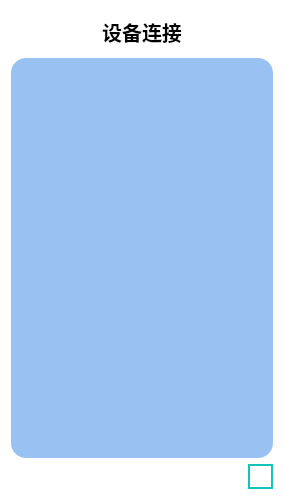
<?xml version="1.0" encoding="UTF-8"?>
<ui version="4.0">
 <class>EquipmentConnect</class>
 <widget class="QWidget" name="EquipmentConnect">
  <property name="geometry">
   <rect>
    <x>0</x>
    <y>0</y>
    <width>284</width>
    <height>500</height>
   </rect>
  </property>
  <property name="windowTitle">
   <string>Form</string>
  </property>
  <property name="styleSheet">
   <string notr="true">background-color: rgb(255, 255, 255);
border:2px;border-radius:15px;</string>
  </property>
  <layout class="QGridLayout" name="gridLayout">
   <item row="0" column="0">
    <widget class="QLabel" name="label">
     <property name="font">
      <font>
       <pointsize>15</pointsize>
       <weight>75</weight>
       <bold>true</bold>
      </font>
     </property>
     <property name="text">
      <string>设备连接</string>
     </property>
     <property name="alignment">
      <set>Qt::AlignCenter</set>
     </property>
    </widget>
   </item>
   <item row="1" column="0">
    <layout class="QVBoxLayout" name="verticalLayout_3">
     <item>
      <widget class="QWidget" name="widget_9" native="true">
       <property name="minimumSize">
        <size>
         <width>0</width>
         <height>400</height>
        </size>
       </property>
       <property name="styleSheet">
        <string notr="true">background-color: rgb(153, 193, 241);</string>
       </property>
       <widget class="QListWidget" name="equipmentListWidget">
        <property name="geometry">
         <rect>
          <x>0</x>
          <y>0</y>
          <width>261</width>
          <height>301</height>
         </rect>
        </property>
        <property name="minimumSize">
         <size>
          <width>0</width>
          <height>300</height>
         </size>
        </property>
        <property name="focusPolicy">
         <enum>Qt::NoFocus</enum>
        </property>
        <property name="styleSheet">
         <string notr="true">QListWidget::item
{
	height:90px;
}
QListWidget
{
	background-color:transparent;
    border:none;
	border-radius:15px;

}
QListWidget::item:selected
{
	background-color:transparent;
	border-radius:15px;
	border:none;
}
QListWidget::item:hover
{
	background-color:rgb(133, 173, 221);
    border-radius:15px;
	border:none;
}

</string>
        </property>
       </widget>
      </widget>
     </item>
     <item>
      <layout class="QHBoxLayout" name="horizontalLayout">
       <item>
        <widget class="QLabel" name="equipmentStatusLabel">
         <property name="minimumSize">
          <size>
           <width>0</width>
           <height>25</height>
          </size>
         </property>
         <property name="maximumSize">
          <size>
           <width>16777215</width>
           <height>20</height>
          </size>
         </property>
         <property name="text">
          <string/>
         </property>
         <property name="alignment">
          <set>Qt::AlignLeading|Qt::AlignLeft|Qt::AlignVCenter</set>
         </property>
        </widget>
       </item>
       <item>
        <spacer name="horizontalSpacer">
         <property name="orientation">
          <enum>Qt::Horizontal</enum>
         </property>
         <property name="sizeType">
          <enum>QSizePolicy::Fixed</enum>
         </property>
         <property name="sizeHint" stdset="0">
          <size>
           <width>40</width>
           <height>20</height>
          </size>
         </property>
        </spacer>
       </item>
       <item>
        <widget class="QPushButton" name="searchPushButton">
         <property name="minimumSize">
          <size>
           <width>25</width>
           <height>25</height>
          </size>
         </property>
         <property name="maximumSize">
          <size>
           <width>25</width>
           <height>25</height>
          </size>
         </property>
         <property name="styleSheet">
          <string notr="true">





QPushButton{border:2px solid rgb(20,196,188);border-radius:15px;border-image: url(:/icon/SportWindow/search.png);}


QPushButton:hover{background-color: rgb(246, 245, 244);border:none;	border-image: url(:/icon/SportWindow/search.png);}</string>
         </property>
         <property name="text">
          <string/>
         </property>
        </widget>
       </item>
      </layout>
     </item>
    </layout>
   </item>
  </layout>
 </widget>
 <resources/>
 <connections/>
</ui>
